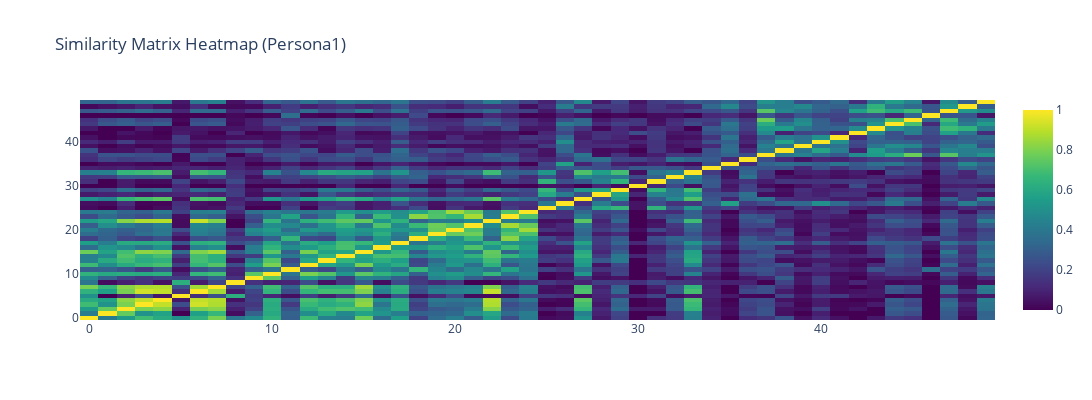

The code cell stored with this chart in its notebook:
### Code cell
## EVALUATION FOR DECIDING K OF NMF ## # SETUP SIMILARITY MATRICES AND VISUALIZE IN HEATMAP (SELECTION)
from sklearn.metrics.pairwise import cosine_similarity, cosine_distances
import plotly.graph_objs as go
from plotly.subplots import make_subplots

original_similarity_full1 = cosine_similarity(bow_matrix1)
original_distance_full1 = cosine_distances(bow_matrix1)

original_similarity_subset1 = cosine_similarity(bow_matrix1[matching_indices])
original_distance_subset1 = cosine_distances(bow_matrix1[matching_indices])

# Create a subplot for the heatmap
fig = make_subplots(rows=1, cols=1)

# Create the heatmap trace
heatmap = go.Heatmap(
                    z=original_similarity_full1[matching_indices][:,matching_indices],         # original_similarity_subset
                    # z=original_similarity_subset1,
                    # z=np.transpose(theoretical_similarity_matrix),
                    #  x=column_labels,  # Column labels
                    #  y=row_labels,     # Row labels
                     colorscale='Viridis')

# Add the heatmap trace to the subplot
fig.add_trace(heatmap)

# Update the layout
fig.update_layout(title='Similarity Matrix Heatmap (Persona1)',
                  height=400, width=1400
                #   xaxis_title='Column Labels',
                #   yaxis_title='Row Labels'
                  )
# fig.update_layout(height=400, width=1400)
# Show the heatmap
fig.show()

### Figure 1 — Plotly figure (JSON) as saved in the notebook; plotly's stock layout.template omitted (floating-point values rounded to 4 significant figures; data arrays with more than 128 entries replaced by an {"elided": "..."} marker saying what was removed)
{"data": [{"colorscale": [[0, "#440154"], [0.1111, "#482878"], [0.2222, "#3e4989"], [0.3333, "#31688e"], [0.4444, "#26828e"], [0.5556, "#1f9e89"], [0.6667, "#35b779"], [0.7778, "#6ece58"], [0.8889, "#b5de2b"], [1, "#fde725"]], "type": "heatmap", "z": {"elided": "50x50 float values"}}], "layout": {"height": 400, "title": {"text": "Similarity Matrix Heatmap (Persona1)"}, "width": 1400, "xaxis": {"anchor": "y", "domain": [0, 1]}, "yaxis": {"anchor": "x", "domain": [0, 1]}}}
